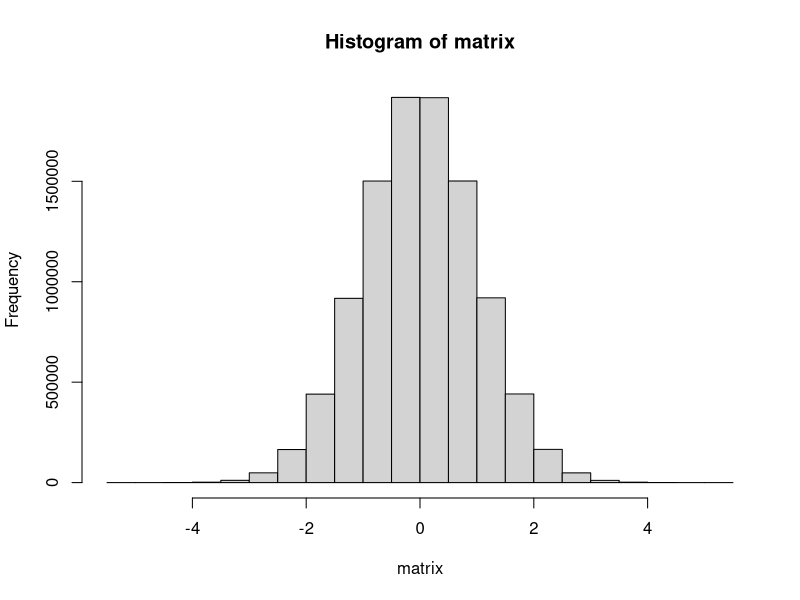

The R source for this figure: (Note: this script raises an error after producing the figure.)
## ---- chunk 1
library(readr)
library(dplyr)
library(ggplot2)
library(leaps)
library(fastDummies)
library(car)
## ---- chunk 2
set.seed(3531)
data <- rnorm(10010000)
matrix <- matrix(data, nrow = 10000, ncol = 1001)
colnames(matrix) <- 1:1001
hist(matrix)
## ---- chunk 3
y <- matrix[, 1]
num <- 1
for (num in 1:1000){
  assign(paste("x", num, sep = ""), matrix[, num + 1])
  num = num + 1
}
## ---- chunk 4
variables <- paste("x", 1:1000, sep = "")
formula1 <- paste("y", paste(variables, collapse = "+"), sep = "~")
formula2 <- paste(formula1, "-1", sep = "")

# with intercept
model1 <- lm(formula1)
summary(model1)

# without intercept
model2 <- lm(formula2)
summary(model2)
## ---- chunk 5
pvalues <- summary(model2)$coefficients[, 4]
hist(pvalues, main = "Histogram of the p-values" , xlab = "p-value")
## ---- chunk 6
# alpha = 0.01
i <- 1
alpha1 <- 0.01
count1 <- 0
for (i in 1:1000) {
  if (pvalues[i] < alpha1){
    count1 = count1 + 1
    i = i + 1
  }
  i = i + 1  
}
count1
## ---- chunk 7
pvalues_df <- data.frame(pvalues)
q <- 0.1
n <- 1001
pvalues_df <- pvalues_df %>%
  arrange(pvalues) %>%
  mutate(rank = 1:1000) %>%
  mutate(BHvalues = q * rank / n) %>%
  mutate(test = ifelse(pvalues <= BHvalues, "TRUE", "FALSE"))
head(pvalues_df, 15)
